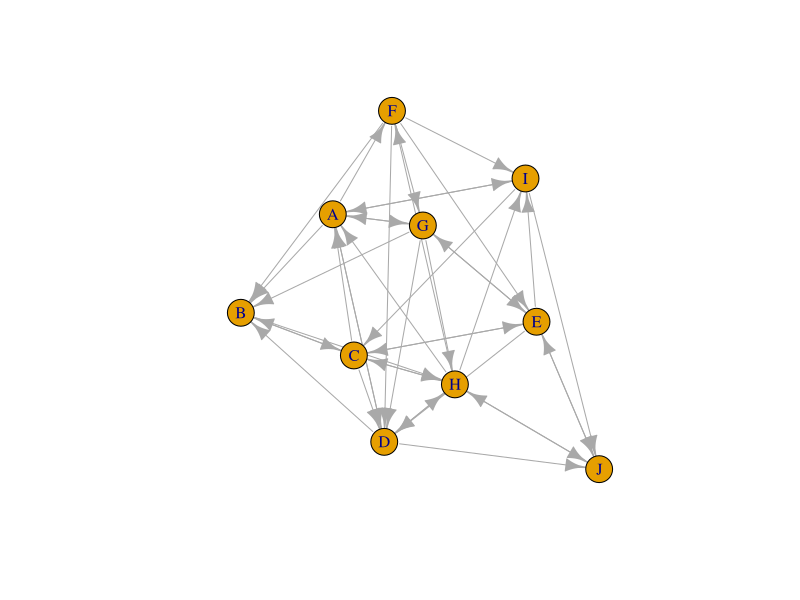

Source code (R):
# Create a 10x10 matrix to represent connections between 
# people on social media (random seed=100)
# Label the people [A..J], with named rows and columns.
# Randomly populate the matrix with 1s and 0s. 
# The number 1 means someone follows/is followed by another person.  
# Ensure that all diagonals are 0 (you should use an 
# appropriate R matrix operation for this).
# Each row contains information on the people a person follows. 
# Each column contains information on who follows a person. 
library(igraph)
set.seed(100)
v <- sample(0:1,100,replace = T)
m <- matrix(v,nrow=10)

rownames(m) <- LETTERS[1:10]
colnames(m) <- LETTERS[1:10]

diag(m) <- 0

g1 <- graph_from_adjacency_matrix( m )



plot(g1)

